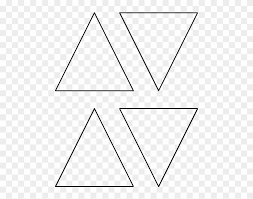
#> input picture BuildingImageProcessingApplicationsUsingScikitImage/images/shapes.png, 253 x 199 px
$ jupyter execute Contours.ipynb
#> lines starting #> are read from the running program, lines starting #| are printed output that depends on the picture
[cell 1]
import numpy as np
from matplotlib import pyplot as plt

import skimage.io
from skimage import measure
from skimage import color
from skimage.util import view_as_blocks

[cell 2]
shapes = skimage.io.imread('images/shapes.png')
#> shapes is the input picture: shape (199, 253, 3); min 0, max 255, mean 241.3

[cell 3]
plt.imshow(shapes)

[cell 4]
shapes = color.rgb2gray(shapes)
#> shapes: shape (199, 253) float64

plt.imshow(shapes, cmap='gray')

[cell 5]
contours = measure.find_contours(shapes, 0.9)
#> contours = 8 point arrays, longest 319 points

len(contours)
#> Out = 8

[cell 6]
fig, axes = plt.subplots(1,2,figsize=(16,12), sharex=True, sharey=True)

ax = axes.ravel()

ax[0].imshow(shapes, cmap='gray')
ax[0].set_title('Original image', fontsize=20)

ax[1].imshow(shapes, cmap='gray', interpolation='nearest')
ax[1].set_title('Contour', fontsize=20)

for n, contour in enumerate(contours):
    ax[1].plot(contour[:, 1], contour[:, 0], linewidth=5)
#> this loop made 8 passes

plt.show()
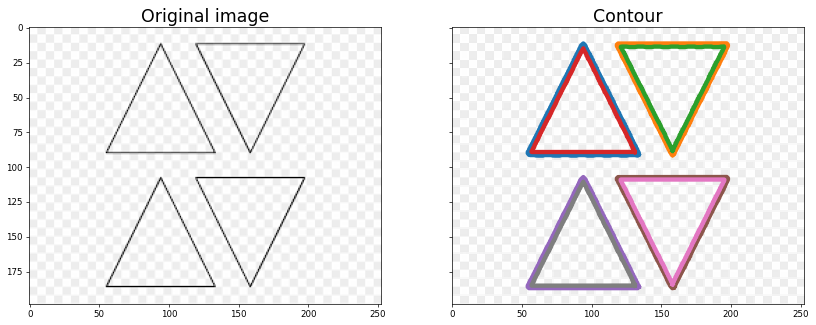
#> figure drawn by matplotlib, 2 panels

[cell 7]
# randomly generating a complex image using numpy

A,B  = np.ogrid[-np.pi:np.pi:100j,-np.pi:np.pi:100j]

complex_image = np.sin(np.exp((np.sin(A)**3 + np.cos(B)**3)))

complex_image.shape

[cell 8]
plt.imshow(complex_image, cmap='gray')
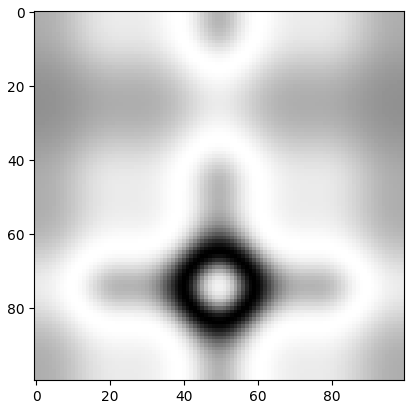
#> figure drawn by matplotlib, 1 panel

[cell 9]
contours = measure.find_contours(complex_image, 0.7)

len(contours)

[cell 10]
fig, axes = plt.subplots(figsize=(12,8))

axes.imshow(complex_image, cmap='gray', interpolation='nearest')
axes.set_title('Contour', fontsize=20)

for n, contour in enumerate(contours):
    axes.plot(contour[:, 1], contour[:, 0], linewidth=5)

plt.show()
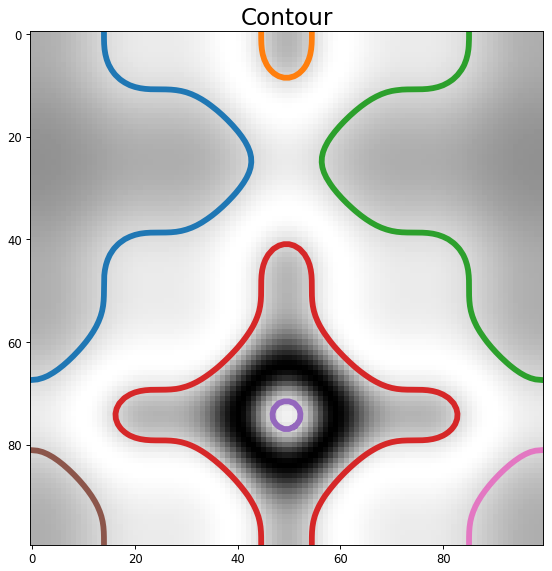
#> figure drawn by matplotlib, 1 panel

$ run again, with BuildingImageProcessingApplicationsUsingScikitImage/images/bubbles.jpeg saved as BuildingImageProcessingApplicationsUsingScikitImage/images/shapes.png
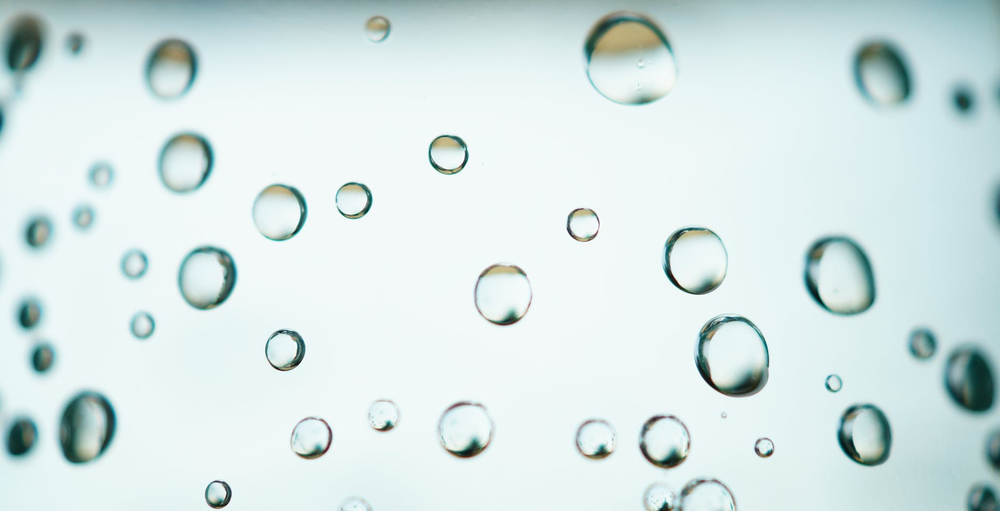
#> input picture BuildingImageProcessingApplicationsUsingScikitImage/images/bubbles.jpeg, 1000 x 511 px, shrunk from 1880 x 961 before the run
#> shapes is the input picture: shape (511, 1000, 3); mean R, G, B 213.9, 229.5, 229.2
#> `shapes = color.rgb2gray(shapes)`:
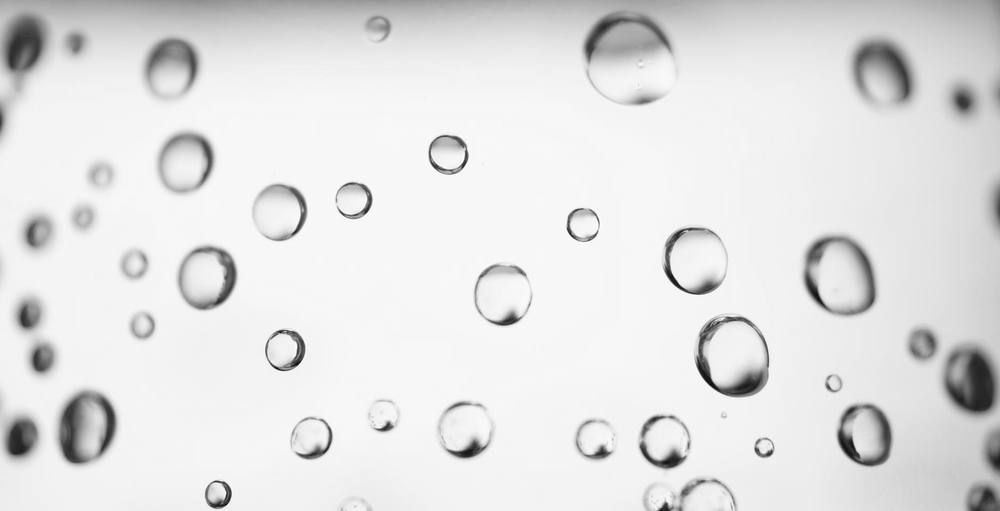
#> shapes: shape (511, 1000) float64; min 0.0645, max 1, mean 0.887
#> contours = 122 point arrays, longest 2297 points
#> Out = 122
#> the loop `for n, contour in enumerate(contours):` made 122 passes
#> `plt.show()`:
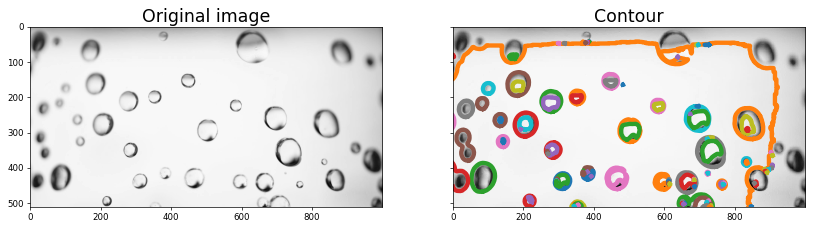
#> figure drawn by matplotlib, 2 panels
